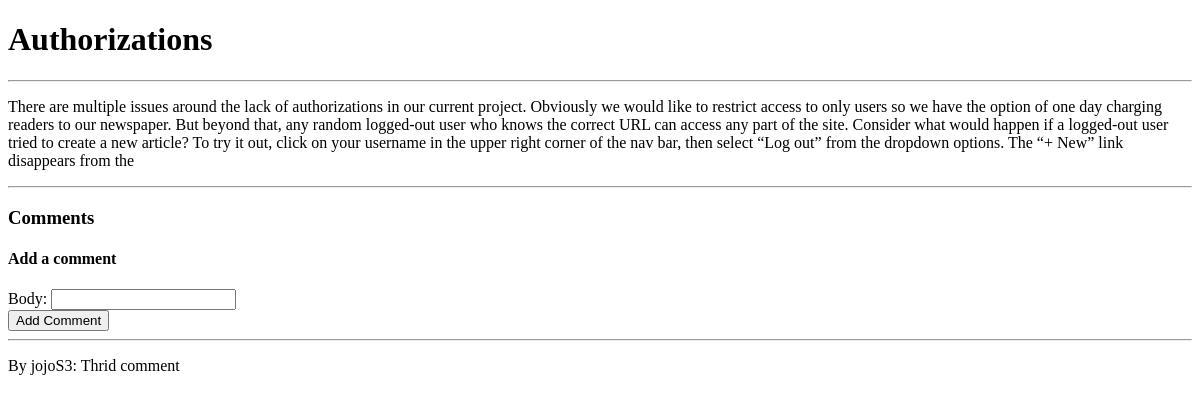
Before: /blog/8/ with the older database file.
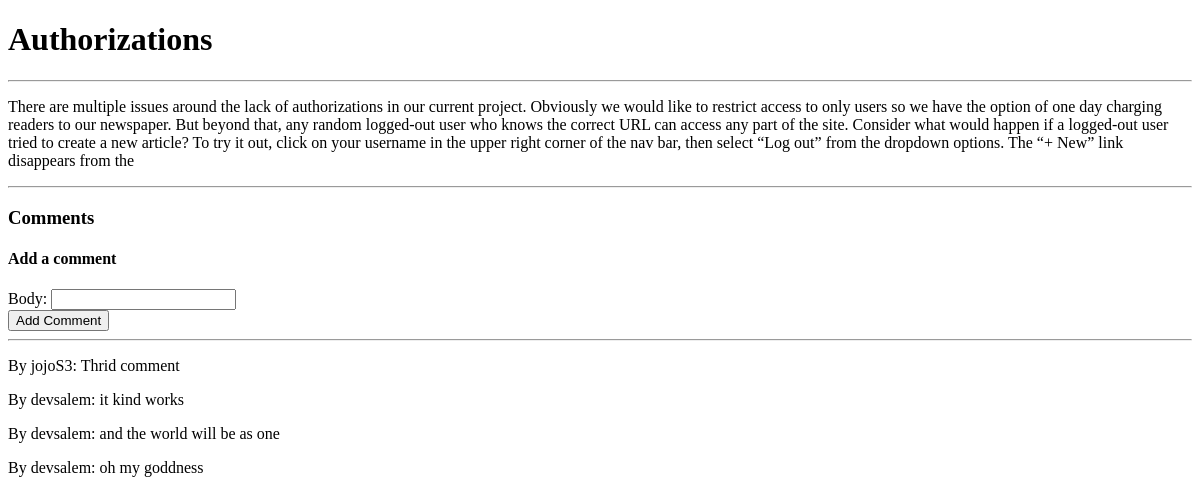
After: the same page with the newer database file.
### blog/models.py (models this page shows, shortened)
class Comment(models.Model):
    author = ForeignKey(
        get_user_model(),
        on_delete=models.CASCADE,
        related_name="comments",
    )
    blog = ForeignKey(Blog, on_delete=models.CASCADE)
    body = fields.CharField(max_length=200)

### blog/views.py (the view, shortened to what this page needs)
# urls.py: path("blog/<int:pk>/", views.BlogDetailView.as_view(), name="blog"),
class BlogDetailView(ModelFormMixin, DetailView):
    model = Blog
    template_name = "blog/single_blog.html"
    form_class = CommentForm
    def get_form_kwargs(self):
        kwargs = super().get_form_kwargs()
        kwargs["instance"] = None
        return kwargs

### blog/forms.py
class CommentForm(models.ModelForm):
    class Meta:
        model = Comment
        fields = ["body"]

### blog/templates/blog/single_blog.html (shortened to what this page needs)
<!DOCTYPE html>
<html lang="en">
<head>
</head>
<body>
    <h1>{{object.title}}</h1>
    <hr>
    <p>{{object.body}}</p>
    <hr>
    <h3>Comments</h3>
    <h4>Add a comment</h4>
    <form method="POST">
        {{form}}
        <input type="submit" value="Add Comment">
    </form>
    <hr>
    {% for comment in blog.comment_set.all %}
        <p>By {{comment.author}}: {{comment.body}}</p>
    {% endfor %}
</body>
</html>

Changed rows visible on the page:
added Comment: author "devsalem", body "it kind works"
added Comment: author "devsalem", body "and the world will be as one"
added Comment: author "devsalem", body "oh my goddness"
